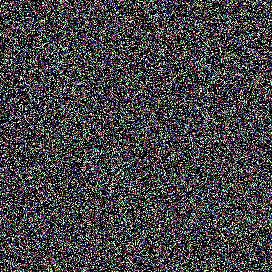
#> input picture Exercises/noise.jpg, 272 x 272 px
$ python midterm.py
#> lines starting #> are read from the running program, lines starting #| are printed output that depends on the picture; after the words box and inside, x2 and y2 are one past the last pixel; in counts of white or black regions, pixels touching at a corner belong together
########################################################################
#                         ALBERT MAS COMPÉS
########################################################################

import cv2
import numpy as np


def GaussianFilter(img, kernel):
    rows, cols, comp = img.shape
    paddedimg = np.zeros((rows+10, cols+10, comp))
    paddedimg[5:-5, 5:-5, :] = img.copy()
    result = img.copy()
    for x in range(0, rows):
        for y in range(0, cols):
            result[x, y] = convolveGaussian(paddedimg, x, y, kernel)
    return result


def convolveGaussian(img, i, j, kernel):
    k_rows, k_cols = kernel.shape
    temporal = img[i:i + k_rows, j:j + k_cols]
    return (temporal * kernel[:, :, np.newaxis]).sum(axis=(0, 1))


def ErosionFilter(img):
    rows, cols = img.shape
    paddedimg = np.ones((rows + 2, cols + 2))
    paddedimg[:, :] = 255
    paddedimg[1:-1, 1:-1] = img.copy()
    newimg = img.copy()
    for x in range(0, rows):
        for y in range(0, cols):
            if img[x, y] != 0:
                newimg[x, y] = ErodePixel(paddedimg, x+1, y+1)
    return np.uint8(newimg)


def ErodePixel(img, i, j):
    kernel = np.zeros((3, 3))
    kernel[:, :] = img[i-1:i+2, j-1:j+2]
    for a in range(0, 2):
        for b in range(0, 2):
            if kernel[a, b] == 0:
                return 0
    return 255


def exercise1():
    img = np.float64(cv2.imread("noise.jpg", cv2.IMREAD_COLOR))
    rows, cols, comp = img.shape
#> rows = 272; cols = 272; comp = 3

    # TODO: Write your code here
    h_kernel = np.array([1., 10., 45., 120., 210., 252., 210., 120., 45., 10., 1.])
    full_h_kernel = np.zeros((11, 11))
    full_h_kernel[5, :] = h_kernel
    full_h_kernel /= full_h_kernel.sum(axis=(0, 1))

    blurred1 = GaussianFilter(img, full_h_kernel)
#> in GaussianFilter, `paddedimg[5:-5, 5:-5, :] = img.copy()`:
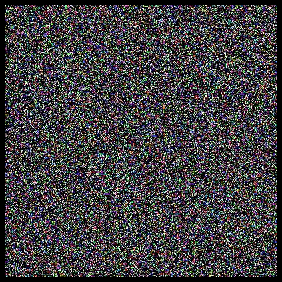
#> paddedimg: shape (282, 282, 3) float64; mean B, G, R 65.4, 62.8, 64.7
#> the loop in GaussianFilter, `for x in range(0, rows):` made 272 passes
#> after the loop in GaussianFilter, `for x in range(0, rows):`:
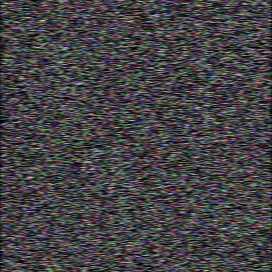
#> result: shape (272, 272, 3) float64; mean B, G, R 70, 67.2, 69.2
    full_v_kernel = full_h_kernel.transpose()
    blurred2 = GaussianFilter(blurred1, full_v_kernel)
#> in GaussianFilter (call 2), `paddedimg[5:-5, 5:-5, :] = img.copy()`:
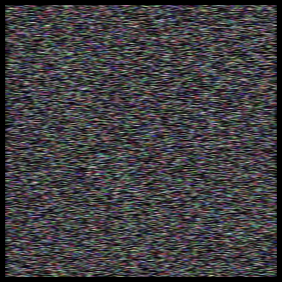
#> paddedimg: shape (282, 282, 3) float64; mean B, G, R 65.1, 62.6, 64.4
#> after the loop in GaussianFilter (call 2), `for x in range(0, rows):`:
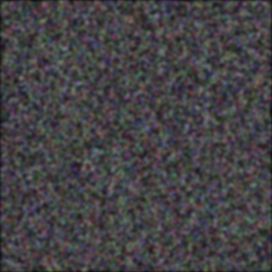
#> result: shape (272, 272, 3) float64; mean B, G, R 69.7, 66.9, 68.9

    cv2.imshow("Blurred1", np.uint8(blurred1))
    cv2.imshow("Blurred2", np.uint8(blurred2))
    cv2.imshow("Original", np.uint8(img))
    cv2.waitKey(0)


def exercise2():
    img = cv2.imread("morphology.png", cv2.IMREAD_GRAYSCALE)
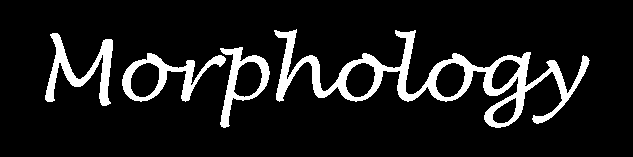
#> input picture Exercises/morphology.png, 633 x 157 px
#> img: shape (157, 633); 10.8% white; 4 white regions, box (x1, y1, x2, y2) and area: (274, 29, 590, 128) 6346, (45, 33, 113, 106) 1621, (122, 53, 226, 102) 1536, (220, 47, 270, 128) 1224
    rows, cols = img.shape

    # TODO: Write your code here
    filteredimg = ErosionFilter(ErosionFilter(img))
#> in ErosionFilter, `paddedimg[1:-1, 1:-1] = img.copy()`: paddedimg: shape (159, 635) float64; 12.2% white; 5 white regions, box (x1, y1, x2, y2) and area: (275, 30, 591, 129) 6346, (46, 34, 114, 107) 1621, (0, 0, 635, 159) 1584, (123, 54, 227, 103) 1536, (221, 48, 271, 129) 1224
#> after the loop in ErosionFilter, `for x in range(0, rows):`:
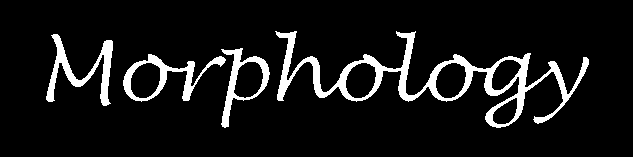
#> newimg: shape (157, 633); 8.8% white; 4 white regions, box (x1, y1, x2, y2) and area: (275, 31, 589, 128) 5143, (46, 34, 113, 106) 1356, (123, 54, 226, 102) 1237, (221, 48, 270, 128) 1002
#> in ErosionFilter (call 2), `paddedimg[1:-1, 1:-1] = img.copy()`: paddedimg: shape (159, 635) float64; 10.2% white; 5 white regions, box (x1, y1, x2, y2) and area: (276, 32, 590, 129) 5143, (0, 0, 635, 159) 1584, (47, 35, 114, 107) 1356, (124, 55, 227, 103) 1237, (222, 49, 271, 129) 1002
#> after the loop in ErosionFilter (call 2), `for x in range(0, rows):`:
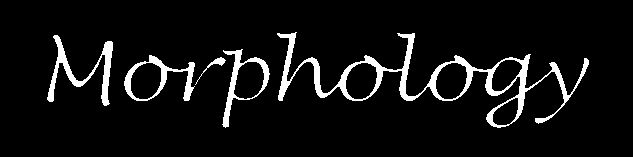
#> newimg: shape (157, 633); 6.8% white; 5 white regions, box (x1, y1, x2, y2) and area: (277, 32, 589, 128) 3939, (47, 35, 113, 106) 1093, (124, 55, 195, 101) 831, (222, 49, 270, 128) 781, (195, 57, 226, 85) 108

    cv2.imshow("Output", filteredimg)
    cv2.imshow("Input", img)
    cv2.waitKey(0)


if __name__ == '__main__':

    # Uncomment to execute exercise 1
    exercise1()

    # Uncomment to execute exercise 2
    exercise2()

    pass
